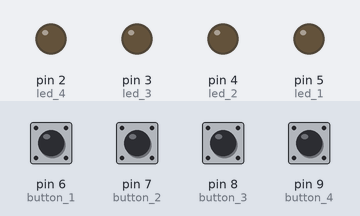
The sketch below on a simulated Arduino Uno, built with avr-gcc and run on an emulated ATmega328P. On the bench: output pins drawn as LEDs (lit = HIGH). Dashed ring = blinking. Inputs (shaded band) come from the test bench; at power-on: pin 6 (button_1), pin 7 (button_2), pin 8 (button_3), pin 9 (button_4) LOW.

Above: at 1.2 s.
1.3 s: pin 6 (button_1) pulled HIGH for 0.15 s
At 1.8 s:
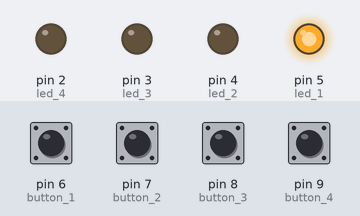
2.9 s: pin 6 (button_1) pulled HIGH for 1 s
At 4.2 s:
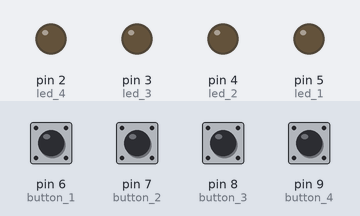
5.4 s: pin 7 (button_2) pulled HIGH for 0.15 s
At 6.1 s:
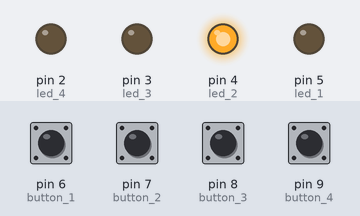
7.0 s: pin 7 (button_2) pulled HIGH for 1 s
At 7.3 s:
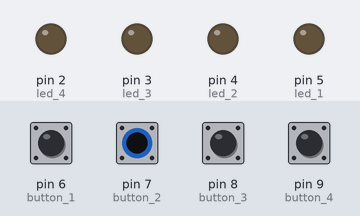
9.5 s: pin 8 (button_3) pulled HIGH for 0.15 s
At 10.4 s:
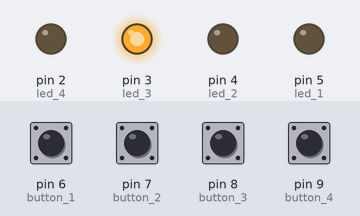
11.1 s: pin 6 (button_1) pulsed HIGH 5 times (0.12 s each, 0.3 s apart)
At 11.55 s:
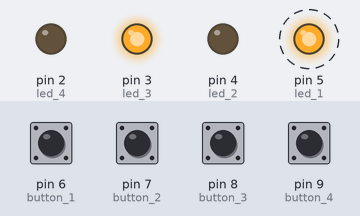
Timing chart, 0 to 14.1 s (numbered marks = the images above; inputs shaded):
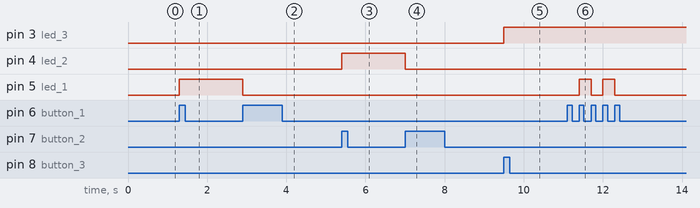

Measured:
- after the input at 1.3 s, pin 5 (led_1): LOW → HIGH at once
- after the input at 2.9 s, pin 5 (led_1): HIGH → LOW at once
- after the input at 5.4 s, pin 4 (led_2): LOW → HIGH at once
- after the input at 7.0 s, pin 4 (led_2): HIGH → LOW at once
- after the input at 9.5 s, pin 3 (led_3): LOW → HIGH at once
- after the input at 11.1 s, pin 5 (led_1): alternates HIGH for 0.30 s and LOW for 0.30 s, 4 changes in all, then stays LOW, starting after 0.30 s

The sketch:

buttonleds.ino
```cpp
#define led_1 5
#define led_2 4
#define led_3 3
#define led_4 2
#define button_1 6
#define button_2 7
#define button_3 8
#define button_4 9

unsigned long lastEvent =0;
boolean ledON = false;
void setup()
{
 pinMode(led_1,OUTPUT);
 pinMode(led_2,OUTPUT);
 pinMode(led_3,OUTPUT);
 pinMode(led_4,OUTPUT);
 pinMode(button_1,INPUT);
 pinMode(button_2,INPUT);
 pinMode(button_3,INPUT);
 pinMode(button_4,INPUT);

}

void loop()
{
  int button1State = digitalRead(button_1);

  if (button1State==HIGH)
  {
    if(millis()-lastEvent >50)
    {
      ledON = !ledON;
    digitalWrite(led_1, ledON ? HIGH:LOW);
  }

  lastEvent =millis();
  }


  int button2State = digitalRead(button_2);

  if (button2State==HIGH)
  {
    if(millis()-lastEvent >50)
    {
      ledON = !ledON;
    digitalWrite(led_2, ledON ? HIGH:LOW);
  }

  lastEvent =millis();
  }


    int button3State = digitalRead(button_3);

  if (button3State==HIGH)
  {
    if(millis()-lastEvent >50)
    {
      ledON = !ledON;
    digitalWrite(led_3, ledON ? HIGH:LOW);
  }

  lastEvent =millis();
  }


    int button4State = digitalRead(button_4);

  if (button4State==HIGH)
  {
    if(millis()-lastEvent >50)
    {
      ledON = !ledON;
    digitalWrite(led_4, ledON ? HIGH:LOW);
  }

  lastEvent =millis();
  }
}
```
